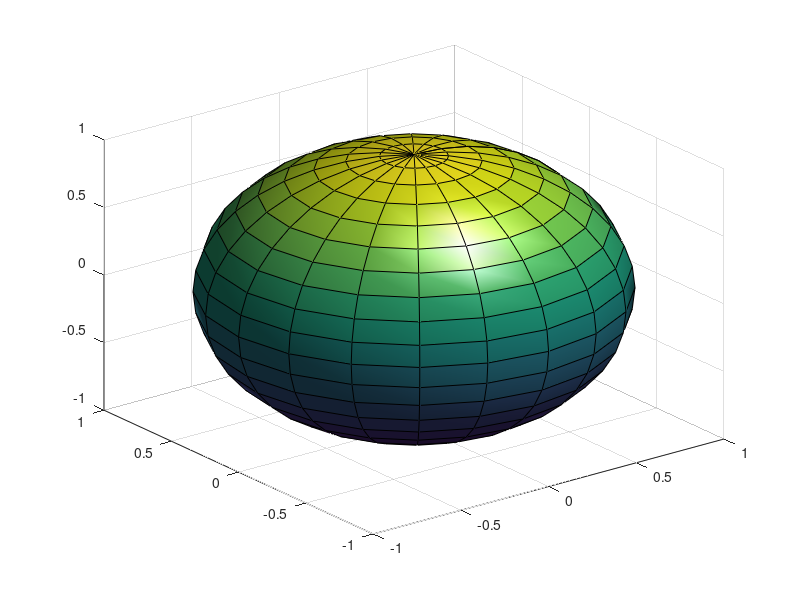

Write the MATLAB code that produced this figure. (Note: this script raises an error after producing the figure.)
% function TestSphere

%
% n TestSphere;
%
%
%
% Khan 01/02/2012
% Khan 02/14/2012

%% Default params
[x y z] = sphere;
[nx ny nz] = surfnorm(x,y,z);
surfnorm(x,y,z)
%%
s=surf(x,y,z);
set(s, 'VertexNormals', cat(3,nx,ny,nz))
camlight
lighting gouraud

%% Initialize
HemoInit;
Destruct(oSphere);
cds oSphere

maxDepth = 11;
% Left = false(300,300,300);
% Left(:,:,1:150) = true;
% Right = ~Left;
% oMask = Struct(Left, Right);

%% Main
% sHemi = 'Both';
% for csSurf = {'White', 'Pia'}, sSurf = csSurf{1};
% 	pHemi = AnatPath('Sphere', 'Cortex', sHemi, [sSurf '.Class']);
% 	o.(sSurf).(sHemi) = Class2Mesh(pHemi);
% end

%%
[ ~, tDomain ] = Domains4DepthMap(oSphere, nErodeLayers, nExtraLayers);

%%
oTraj = CalcTrajectories(oSphere, 'White', 'Pia', iGridSize, nSurfaces);

%%
oTraj = CalcTrajectories(oSphere, 'White', 'Pia', 350, nSurfaces, 45);
%%
[t m] = ReadThicknessPCD;
%%

%%
maxDepth = 11; nSamples = 'All';
[tDepth, tNormDepth, tbGood, tCurve ] = InterpDepthMap(oSphere, nSamples, maxDepth, vNormBounds);

cent(tDepth)
%%


%%
% [~, R] = SphereVolume(300, 60);
% 
% tReal = R*.7;
% tDiff = tDepth - tReal;
% cent(tDiff)
% [o.White.Both, o.Pia.Both] = CombMeshHemis(oSphere, 'White', 'Pia');

%% Main
pTrajDir = '/export/data/mri/Anatomy/SphereHR/Cortex/Both/White-Pia';

[tCoords, mDepths] = ReadThicknessPCD(pTrajDir, '', '', 'force')%%
m = mDepths;
% vbBad = any(mDepths < 0,3);

%%
t = tCoords - 150.5;
r = squeeze(Mag(t));
rmean = squeeze(mean(Mag(t),2));
%%
tCoords(:,vbBad,:) = [];
mDepths(:,vbBad,:) = [];
%%
Hist(m(1,:,16));
%%
[tCoords, mDepths] = ReadThicknessPCD('', '', '', 'force');
%%
plot3s(tCoords(:,1,:), 'x');
%%
cent(Mesh2Vol(tCoords),2, 135)
%%
maxVal = 11;
tbDomain = tDomain == 2;
t = InterpScattered2Domain(tbDomain, tCoords, mDepths, nSamples, maxVal);
%%
tbCoords = sub2log3d(tCoords, viDim);
c = CombineMatrices(tbCoords, 2*tbDomain);
cent(c)
%%
viDim = size(tbDomain);
vTraj = viDim/2;


viTraj = 200:10:1200;
clear r2

% tTraj = t(:,viTraj,:) - 150.5;
tTraj = tCoords - 150;

r2 = squeeze(Mag(tTraj))';
m = mean(r2,2);
s = std(r2,0,2);
plot(s)
figure; plot(m, 'o')

%%
% viSurfs = [ 1 2 3 7 11 16];
viSurfs = 1:16;
mX = reshape(tCoords(:,:,viSurfs), 3, []);
y = HorzVec(mDepths(:,:,viSurfs));
v = sub2mat3d(mX, y, viDim);
figure; pic(v(:,:,120)); colormap jet;

%%
tb=isfinite(v); 
rmesh = 65.1881;
y = v(tb) + rmesh;

r = RadialCoordinate(v);
x = r(tb); 


xlabel('r (voxels)'); ylabel('dist (mm)');
PolyfitPlot(x, y, 1);
hold on; plot(x, x, 'g');
%%
td = tDepth;
figure; plot(td(:,150,150),'+'); hold on;
plot(tr(:,150,150), 'r')
%%
y = td(:,150,150);
x = tr(:,150,150);
res = y - x;
figure; plot(Finite(res), 'ro'); FixFigLimits;
ylabel('DepthMap - RadialDist (voxels)');
xlabel('Data Pt. (increasing radius)');
%%
tR = RadialCoordinate(300, 150);
[tPx tPy tPz tX tY tZ] = Plaid(tR, 40);
A = 8;
ts = tR + A*tPx.*tPy.*tPz;
cent(ts)
contourslice(ts,[],[],60:5:80,8);
%%
[gx, gy, gz] = gradient(ts);
%%
streamslice(tX,tY,tZ, gx, gy, gz, [],[],10);
%%
ts = ReadDumpIntoVolume('DumpWhite.raw');
%x = ((1:length(t)) - length(t)/2)*300/length(t);
%%
figure
x = 1:length(t);
plot(t(:,175,175), 'x');
hold on; plot(x, zeros(size(x)), 'r');
xlabel('Voxel'); ylabel('SDF');


%%
% [x,y,z] = meshgrid(1:300,1:300,1:300);
% [x,y,z,v] = flow;f

% [x y z ] = Foliate(round(tCoords));
% y = HorzVec(mDepths);
% x = sub2ind3d(tCoords,viDim);
% y = GridData(x, mDepths(:), [], [], 20);


% p = patch(isosurface(x,y,z,v,1.25));
% isonormals(x,y,z,v,p)
% set(p,'FaceColor','red','EdgeColor','none');
% daspect([1 1 1])
% view(3); axis tight
% camlight
% lighting gouraud

% end % Function


%% Note: type "doc hungarian" for variable prefix explanation.
